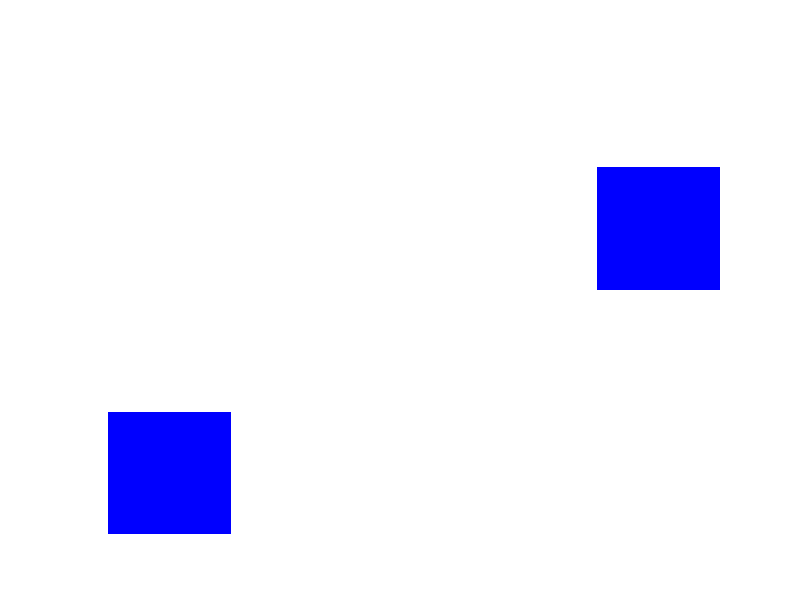

Reproduce this figure in MATLAB. (Note: this script raises an error after producing the figure.)
% function wanderPlanner()
close all;
clear all;
clc;

% grid size
size_grid_x=5;
size_grid_y=4;

%start node
start.y=4;
start.x=1;

%goal node
goal.y=2;
goal.x=5;

%building of the grid
ocuw(1:size_grid_y,1:size_grid_x,1:3)=ones(size_grid_y,size_grid_x,3);
% ocuw(4,3,:)=[0,0,0];%obstacle
% ocuw(3,2:3,:)=zeros(1,2,3);%obstacle
% ocuw(2,3,:)=[0,0,0];%obstacle
% ocuw(2,2,:)=[0,0,0];%obstacle

ocuw(start.y,start.x,:)=[0 0 1];%start
ocuw(goal.y,goal.x,:)=[0 0 1];%goal
figure,imshow(ocuw)

hold on

current=start;
while(true)
    randomNeighbor=getRandomNeighbor(current, size_grid_x,size_grid_y);
    current=randomNeighbor;
    ocuw(randomNeighbor.y,randomNeighbor.x,:)=[0 1 0];
    imshow(ocuw)
    if (current.x==goal.x && current.y==goal.y)
        sprintf('%s','sucess')
        return;
    end  
    
end
% end

function randomNeighbor=getRandomNeighbor(node, size_grid_x,size_grid_y);
px=randi(3,1,1)-2
randomNeighbor.x=node.x+px
while(randomNeighbor.x<1 || randomNeighbor.x>size_grid_x)
    px=randi(3,1,1)-2;
    randomNeighbor.x=node.x+px
end
py=randi(3,1,1)-2
randomNeighbor.y=node.y+py
while(randomNeighbor.y<1 || randomNeighbor.y>size_grid_y || (px==0 && py==0))
     py=randi(3,1,1)-2;
     randomNeighbor.y=node.y+py
end
end
